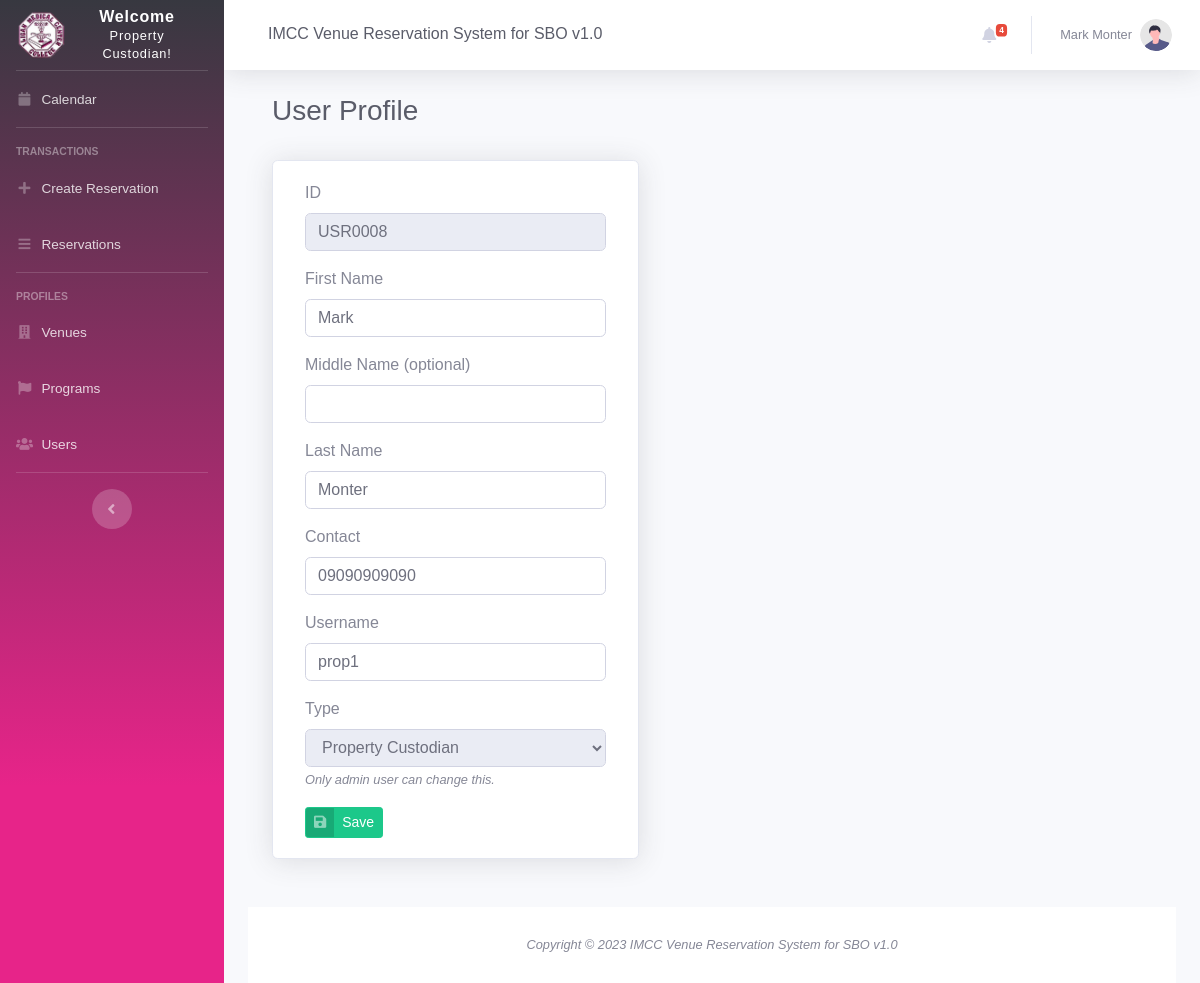
The page /user_profile.php (signed in) on the database its author committed.
### tables this page shows
CREATE TABLE `users` (
  `id` int(11) NOT NULL,
  `userID` varchar(25) NOT NULL,
  `first_name` varchar(255) NOT NULL,
  `middle_name` varchar(255) DEFAULT NULL,
  `last_name` varchar(255) DEFAULT NULL,
  `contact` varchar(15) DEFAULT NULL,
  `username` varchar(255) NOT NULL,
  `password` varchar(255) NOT NULL,
  `change_pass` tinyint(1) NOT NULL DEFAULT 0,
  `position` varchar(50) NOT NULL,
  `programID` int(11) DEFAULT NULL,
  `dateAdded` datetime NOT NULL DEFAULT current_timestamp(),
  `dateUpdated` datetime DEFAULT NULL
);

### user_profile.php (the view, shortened to what this page needs)
<?php
include 'settings/system.php';
include 'settings/header.php';
include "settings/sidebar.php";
include 'settings/topbar.php';
?>
<div class="container-fluid">
    <div class="d-sm-flex align-items-center justify-content-between mb-4">
        <div class="container-fluid">
            <div class="d-sm-flex align-items-center justify-content-between mb-4">
                <h1 class="h3 mb-2 text-gray-800"> User Profile</h1>
            </div>
            <div class="card shadow mb-4 col-xl-5 col-md-6">
                <div class="card-body">
                    <?php
                    if (!$_SESSION['userID'] or empty($_SESSION['userID'])) {
                        header('location: calendar.php');
                    } else {
                        $id = $_SESSION['userID'];
                        $get_user = $db->query("SELECT * FROM `users` WHERE userID = '$id' ");
                        $result_user = $get_user->fetchAll(PDO::FETCH_OBJ);
                        foreach ($result_user as $obj) {
                            $e_userID = $obj->userID;
                            $e_fname = $obj->first_name;
                            $e_mname = $obj->middle_name;
                            $e_lname = $obj->last_name;
                            $e_contact = $obj->contact;
                            $e_user = $obj->username;
                            $e_position = $obj->position;
                        }
                    }
                    ?>
                    <div class="table-responsive">
                        <form role="form" method="post">
                            <div class="form-group">
                                <label>ID</label>
                                <input class="form-control" type="text" name="userID" value="<?= $e_userID ?>" readonly>
                            </div>
                            <div class="form-group">
                                <label>First Name</label>
                                <input class="form-control" type="text" name="fname" value="<?= $e_fname ?>" required>
                            </div>
                            <div class="form-group">
                                <label>Middle Name (optional)</label>
                                <input class="form-control" type="text" name="mname" value="<?= $e_mname ?>">
                            </div>
                            <div class="form-group">
                                <label>Last Name</label>
                                <input class="form-control" type="text" name="lname" value="<?= $e_lname ?>">
                            </div>
                            <div class="form-group">
                                <label>Contact</label>
                                <input class="form-control" type="text" name="contact" value="<?= $e_contact ?>" required>
                            </div>
                            <div class="form-group">
                                <label>Username</label>
                                <input class="form-control" type="text" name="uname" minlength="5" value="<?= $e_user ?>">
                            </div>
                            <div class="form-group">
                                <label>Type</label>
                                <select class="form-control" name="type" id="type" disabled>
                                    <option value="PTC" <?php if ($e_position == "PTC") {
                                                            echo 'selected';
                                                        } ?>>Property Custodian</option>
                                </select>
                                <small><i>Only admin user can change this.<i></small>
                            </div>
                            <button type="submit" class="btn btn-success btn-icon-split btn-sm keychainify-checked">
                                <span class="icon text-white-50">
                                    <i class="fas fa-save "></i>
                                </span>
                                <span class="text">Save</span>
                            </button>
                        </form>
                    </div>
                </div>
            </div>
        </div>
    </div>
    <?php include 'settings/footer.php'; ?>

### rows shown on the page
users: userID "USR0008", fname "Mark", lname "Monter", contact "09090909090", uname "prop1", type "Property Custodian"

### other values the page prints
NAME_ "IMCC Venue Reservation System for SBO v1.0"
$notificationCount "4"
$_SESSION['name'] "Mark Monter"
